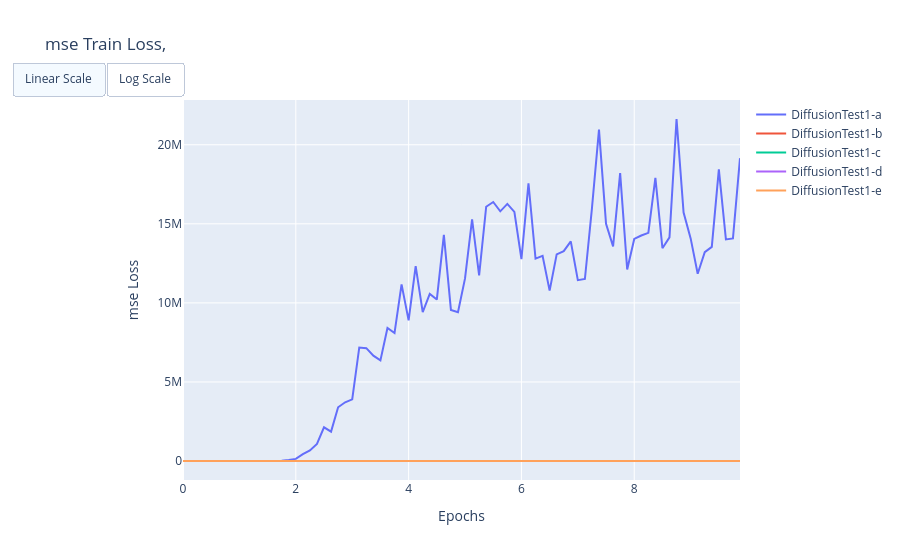

Notebook source saved alongside this figure:
### Code cell
evals.plot_loss(runs["diff"], "mse", phase="train", title="", save_html=False)
